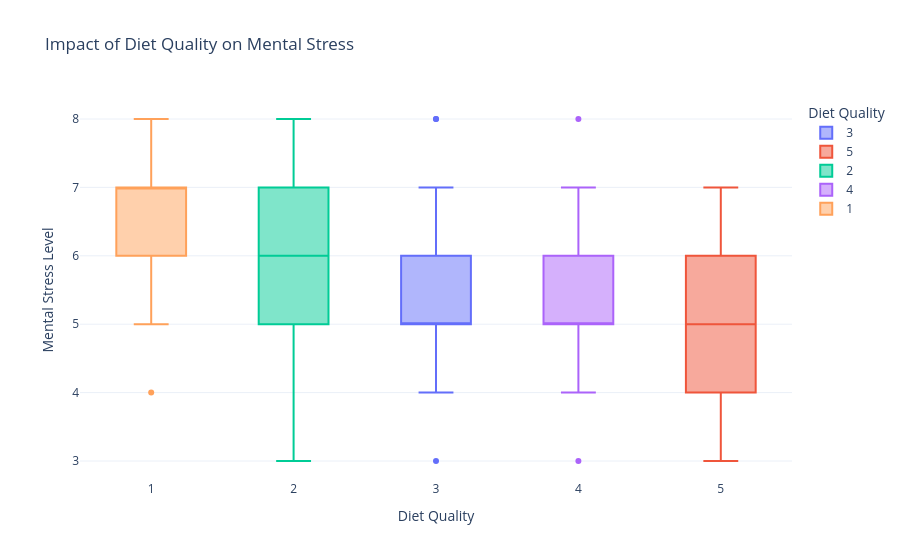

The code cell stored with this chart in its notebook:
### Code cell
diet_quality_mentalstress_level_fig=px.box(df_lifestyle, x='Diet Quality', y='Mental Stress Level', title='Impact of Diet Quality on Mental Stress', color='Diet Quality', template='plotly_white')
diet_quality_mentalstress_level_fig.show()
#Healthier habits align with lower stress and better sleep.

### Figure 1 — Plotly figure (JSON) as saved in the notebook; plotly's stock layout.template omitted (floating-point values rounded to 4 significant figures; data arrays with more than 128 entries replaced by an {"elided": "..."} marker saying what was removed)
{"data": [{"alignmentgroup": "True", "hovertemplate": "Diet Quality=%{x}<br>Mental Stress Level=%{y}<extra></extra>", "legendgroup": "3", "marker": {"color": "#636efa"}, "name": "3", "notched": false, "offsetgroup": "3", "orientation": "v", "showlegend": true, "type": "box", "x": {"elided": "152 int values"}, "x0": " ", "xaxis": "x", "y": {"elided": "152 int values"}, "y0": " ", "yaxis": "y"}, {"alignmentgroup": "True", "hovertemplate": "Diet Quality=%{x}<br>Mental Stress Level=%{y}<extra></extra>", "legendgroup": "5", "marker": {"color": "#EF553B"}, "name": "5", "notched": false, "offsetgroup": "5", "orientation": "v", "showlegend": true, "type": "box", "x": {"elided": "177 int values"}, "x0": " ", "xaxis": "x", "y": {"elided": "177 int values"}, "y0": " ", "yaxis": "y"}, {"alignmentgroup": "True", "hovertemplate": "Diet Quality=%{x}<br>Mental Stress Level=%{y}<extra></extra>", "legendgroup": "2", "marker": {"color": "#00cc96"}, "name": "2", "notched": false, "offsetgroup": "2", "orientation": "v", "showlegend": true, "type": "box", "x": {"elided": "138 int values"}, "x0": " ", "xaxis": "x", "y": {"elided": "138 int values"}, "y0": " ", "yaxis": "y"}, {"alignmentgroup": "True", "hovertemplate": "Diet Quality=%{x}<br>Mental Stress Level=%{y}<extra></extra>", "legendgroup": "4", "marker": {"color": "#ab63fa"}, "name": "4", "notched": false, "offsetgroup": "4", "orientation": "v", "showlegend": true, "type": "box", "x": {"elided": "163 int values"}, "x0": " ", "xaxis": "x", "y": {"elided": "163 int values"}, "y0": " ", "yaxis": "y"}, {"alignmentgroup": "True", "hovertemplate": "Diet Quality=%{x}<br>Mental Stress Level=%{y}<extra></extra>", "legendgroup": "1", "marker": {"color": "#FFA15A"}, "name": "1", "notched": false, "offsetgroup": "1", "orientation": "v", "showlegend": true, "type": "box", "x": {"elided": "130 int values"}, "x0": " ", "xaxis": "x", "y": {"elided": "130 int values"}, "y0": " ", "yaxis": "y"}], "layout": {"boxmode": "overlay", "legend": {"title": {"text": "Diet Quality"}, "tracegroupgap": 0}, "title": {"text": "Impact of Diet Quality on Mental Stress"}, "xaxis": {"anchor": "y", "categoryarray": [3, 5, 2, 4, 1], "categoryorder": "array", "domain": [0, 1], "title": {"text": "Diet Quality"}}, "yaxis": {"anchor": "x", "domain": [0, 1], "title": {"text": "Mental Stress Level"}}}}
